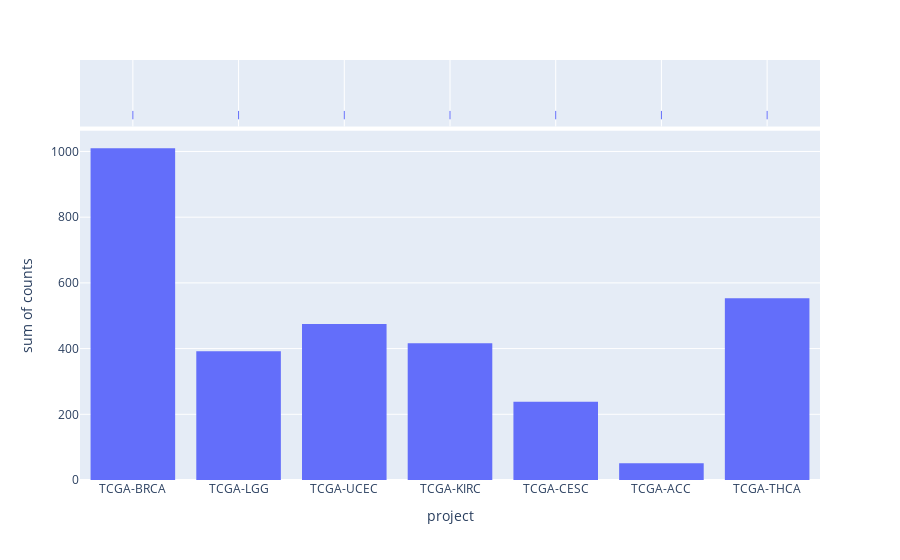

The code cell stored with this chart in its notebook:
### Code cell
fig = px.histogram(
    temp:=df_rpm.collect(streaming=True)['project'].value_counts(),
    x="project",
    y="counts",
    category_orders=dict(cancer=temp.columns),
    marginal="rug"
)

fig.show()

### Figure 1 — Plotly figure (JSON) as saved in the notebook; plotly's stock layout.template omitted (floating-point values rounded to 4 significant figures)
{"data": [{"alignmentgroup": "True", "bingroup": "x", "histfunc": "sum", "hovertemplate": "project=%{x}<br>sum of counts=%{y}<extra></extra>", "legendgroup": "", "marker": {"color": "#636efa", "pattern": {"shape": ""}}, "name": "", "offsetgroup": "", "orientation": "v", "showlegend": false, "type": "histogram", "x": ["TCGA-BRCA", "TCGA-LGG", "TCGA-UCEC", "TCGA-KIRC", "TCGA-CESC", "TCGA-ACC", "TCGA-THCA"], "xaxis": "x", "y": [1010, 392, 475, 416, 238, 51, 553], "yaxis": "y"}, {"alignmentgroup": "True", "boxpoints": "all", "fillcolor": "rgba(255,255,255,0)", "hoveron": "points", "hovertemplate": "project=%{x}<extra></extra>", "jitter": 0, "legendgroup": "", "line": {"color": "rgba(255,255,255,0)"}, "marker": {"color": "#636efa", "symbol": "line-ns-open"}, "name": "", "offsetgroup": "", "showlegend": false, "type": "box", "x": ["TCGA-BRCA", "TCGA-LGG", "TCGA-UCEC", "TCGA-KIRC", "TCGA-CESC", "TCGA-ACC", "TCGA-THCA"], "xaxis": "x2", "yaxis": "y2"}], "layout": {"autosize": true, "barmode": "relative", "legend": {"tracegroupgap": 0}, "margin": {"t": 60}, "xaxis": {"anchor": "y", "autorange": true, "domain": [0, 1], "range": [-0.5, 6.5], "title": {"text": "project"}, "type": "category"}, "xaxis2": {"anchor": "y2", "autorange": true, "domain": [0, 1], "matches": "x", "range": [-0.5, 6.5], "showgrid": true, "showticklabels": false, "type": "category"}, "yaxis": {"anchor": "x", "autorange": true, "domain": [0, 0.8316], "range": [0, 1063.0], "title": {"text": "sum of counts"}, "type": "linear"}, "yaxis2": {"anchor": "x2", "autorange": true, "domain": [0.8416, 1], "matches": "y2", "range": [-0.5942, 0.5], "showgrid": false, "showline": false, "showticklabels": false, "ticks": "", "type": "category"}}}
